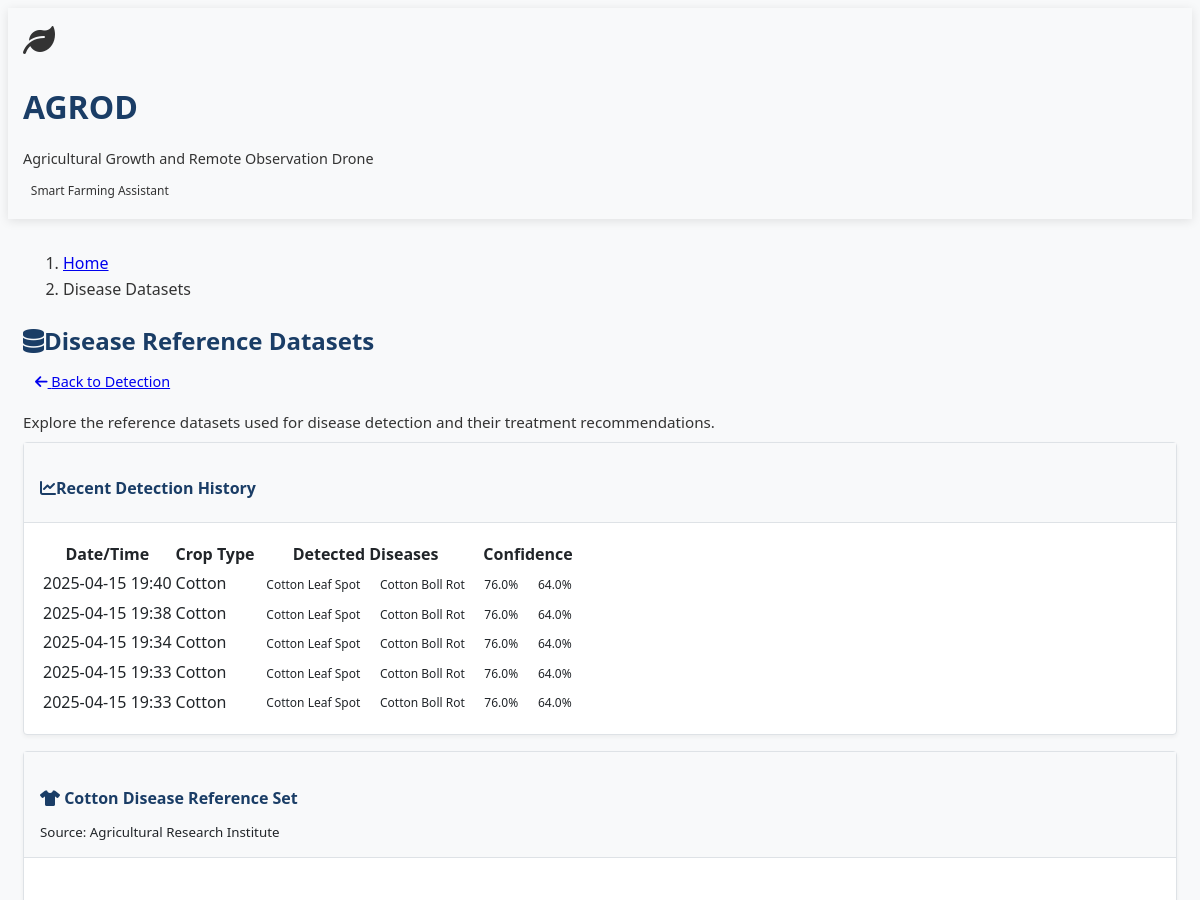
Before: /datasets (upper part) with the older database file.
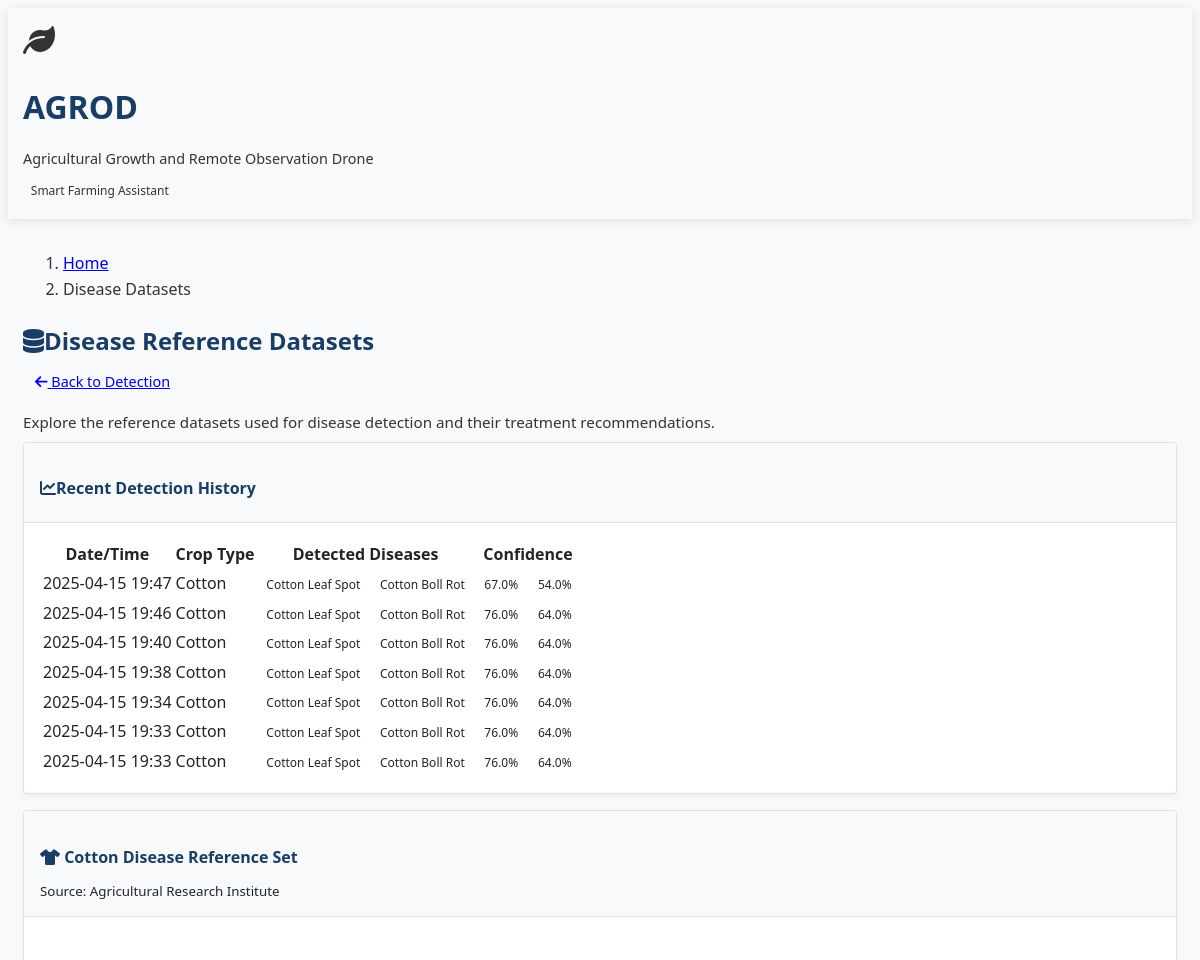
After: the same page with the newer database file.
### models.py (models this page shows, shortened)
class DetectionHistory(db.Model):
    id = db.Column(db.Integer, primary_key=True)
    crop_type = db.Column(db.String(50), nullable=False)
    detected_diseases = db.Column(db.JSON)
    confidence_scores = db.Column(db.JSON)
    image_hash = db.Column(db.String(64))  # Store hash of image for reference
    timestamp = db.Column(db.DateTime, default=datetime.utcnow)

class DiseaseDataset(db.Model):
    id = db.Column(db.Integer, primary_key=True)
    name = db.Column(db.String(100), nullable=False)
    crop_type = db.Column(db.String(50), nullable=False)
    source = db.Column(db.String(200))
    created_at = db.Column(db.DateTime, default=datetime.utcnow)
    disease_samples = db.relationship('DiseaseSample', backref='dataset', lazy=True)

### app.py (the view)
@app.route('/datasets')
def view_datasets():
    with app.app_context():
        datasets = DiseaseDataset.query.all()
        datasets_with_samples = []
        for dataset in datasets:
            samples = DiseaseSample.query.filter_by(dataset_id=dataset.id).all()
            samples_with_treatments = []
            for sample in samples:
                treatments = TreatmentRecommendation.query.filter_by(disease_id=sample.id).all()
                samples_with_treatments.append({
                    'sample': sample,
                    'treatments': treatments
                })
            datasets_with_samples.append({
                'dataset': dataset,
                'samples': samples_with_treatments
            })
        history = DetectionHistory.query.order_by(DetectionHistory.timestamp.desc()).limit(10).all()
        return render_template('datasets.html',
                              datasets=datasets_with_samples,
                              history=history)

### templates/datasets.html (shortened to what this page needs)
{% extends 'layout.html' %}
{% block content %}
<div class="row mb-4">
    <div class="col-12">
        <nav aria-label="breadcrumb">
            <ol class="breadcrumb">
                <li class="breadcrumb-item"><a href="/">Home</a></li>
                <li class="breadcrumb-item active" aria-current="page">Disease Datasets</li>
            </ol>
        </nav>
        <div class="d-flex justify-content-between align-items-center">
            <h2><i class="fas fa-database me-2"></i>Disease Reference Datasets</h2>
            <a href="/" class="btn btn-outline-primary">
                <i class="fas fa-arrow-left me-1"></i> Back to Detection
            </a>
        </div>
        <p class="text-muted">Explore the reference datasets used for disease detection and their treatment recommendations.</p>
    </div>
</div>
<div class="row mb-4">
    <div class="col-12">
        <div class="card shadow-sm">
            <div class="card-header">
                <h4><i class="fas fa-chart-line me-2"></i>Recent Detection History</h4>
            </div>
            <div class="card-body">
                {% if history %}
                <div class="table-responsive">
                    <table class="table table-hover">
                        <thead>
                            <tr>
                                <th>Date/Time</th>
                                <th>Crop Type</th>
                                <th>Detected Diseases</th>
                                <th>Confidence</th>
                            </tr>
                        </thead>
                        <tbody>
                            {% for record in history %}
                            <tr>
                                <td>{{ record.timestamp.strftime('%Y-%m-%d %H:%M') }}</td>
                                <td>{{ record.crop_type.capitalize() }}</td>
                                <td>
                                    {% for disease in record.detected_diseases %}
                                    <span class="badge bg-primary me-1">{{ disease.split('_')|map('capitalize')|join(' ') }}</span>
                                    {% endfor %}
                                </td>
                                <td>
                                    {% for score in record.confidence_scores %}
                                    <span class="badge bg-secondary me-1">{{ score|round }}%</span>
                                    {% endfor %}
                                </td>
                            </tr>
                            {% endfor %}
                        </tbody>
                    </table>
                </div>
                {% else %}
                <div class="alert alert-info">
                    <i class="fas fa-info-circle me-2"></i>
                    No detection history available yet. Use the detection tool to start building history.
                </div>
                {% endif %}
            </div>
        </div>
    </div>
</div>
{% for dataset_data in datasets %}
<div class="row mb-4">
    <div class="col-12">
        <div class="card shadow-sm">
            <div class="card-header">
                <h4>
                    {% if dataset_data.dataset.crop_type == 'cotton' %}
                    <i class="fas fa-tshirt me-2 text-primary"></i>
                    {% else %}
                    <i class="fas fa-tree me-2 text-success"></i>
                    {% endif %}
                    {{ dataset_data.dataset.name }}
                </h4>
                <small class="text-muted">Source: {{ dataset_data.dataset.source }}</small>
            </div>
            <div class="card-body">
                <div class="accordion" id="dataset{{ dataset_data.dataset.id }}Accordion">
                    {% for sample_data in dataset_data.samples %}
                    <div class="accordion-item bg-dark border-secondary">
                        <h2 class="accordion-header" id="heading{{ sample_data.sample.id }}">
                        </h2>
                    </div>
                    {% endfor %}
                </div>
            </div>
        </div>
    </div>
</div>
{% endfor %}
{% endblock %}

### templates/layout.html (shortened to what this page needs)
<!DOCTYPE html>
<html lang="en" data-bs-theme="light">
<head>
    <link rel="stylesheet" href="https://cdn.replit.com/agent/bootstrap-agent-light-theme.min.css">
    <link rel="stylesheet" href="{{ url_for('static', filename='css/custom.css') }}">
    <link rel="stylesheet" href="https://cdnjs.cloudflare.com/ajax/libs/font-awesome/6.0.0/css/all.min.css">
</head>
<body class="bg-light">
    <header class="bg-white py-3 border-bottom shadow-sm">
        <div class="container">
            <div class="d-flex align-items-center justify-content-between">
                <div class="d-flex align-items-center">
                    <div class="me-3">
                        <i class="fas fa-leaf text-success fa-2x"></i>
                    </div>
                    <div>
                        <h1 class="mb-0 text-primary">AGROD</h1>
                        <p class="text-muted mb-0" style="font-size: 0.9rem;">Agricultural Growth and Remote Observation Drone</p>
                    </div>
                </div>
                <div>
                    <span class="badge bg-success text-white">
                        Smart Farming Assistant
                    </span>
                </div>
            </div>
        </div>
    </header>
    <main class="py-3">
        <div class="container">
            {% block content %}{% endblock %}
        </div>
    </main>
</body>
</html>

### static/css/custom.css (style rules this page uses)
body { font-family: 'Segoe UI', Roboto, 'Helvetica Neue', Arial, sans-serif; color: #333; line-height: 1.6; background-color: #f8f9fa; }
h1, h2, h3, h4, h5, h6 { font-weight: 600; margin-bottom: 0.5rem; color: #1a3d66; }
p { margin-bottom: 0.5rem; font-size: 0.95rem; }
.container { padding: 1rem 15px; }
header, footer { box-shadow: 0 2px 10px rgba(0, 0, 0, 0.1); }
.card { border-radius: 0.25rem; border: 1px solid #dee2e6; background-color: #ffffff; box-shadow: 0 2px 4px rgba(0, 0, 0, 0.05); margin-bottom: 1rem; }
.card-header { background-color: #f8f9fa; border-bottom: 1px solid #dee2e6; padding: 0.75rem 1rem; font-weight: 500; color: #212529; }
.card-body { padding: 1rem; color: #212529; }
.btn { border-radius: 0.25rem; padding: 0.375rem 0.75rem; font-weight: 400; font-size: 0.9rem; }
.badge { font-weight: 500; padding: 0.35em 0.65em; font-size: 0.75em; border-radius: 0.25rem; }
::placeholder { color: #adb5bd !important; opacity: 1; }

Changed rows visible on the page:
added DetectionHistory: timestamp "2025-04-15 19:47", crop_type "Cotton", split|map "Cotton Leaf Spot" "Cotton Boll Rot", confidence_scores "67.0" "54.0"
added DetectionHistory: timestamp "2025-04-15 19:46", crop_type "Cotton", split|map "Cotton Leaf Spot" "Cotton Boll Rot", confidence_scores "76.0" "64.0"
